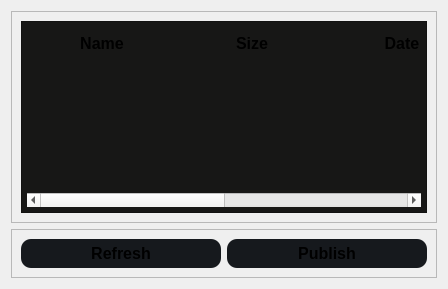
               <widget class="QWidget" name="repositoryPage">
                <layout class="QVBoxLayout" name="verticalLayout_18">
                 <item>
                  <widget class="QFrame" name="frame_18">
                   <property name="frameShape">
                    <enum>QFrame::StyledPanel</enum>
                   </property>
                   <property name="frameShadow">
                    <enum>QFrame::Raised</enum>
                   </property>
                   <layout class="QHBoxLayout" name="horizontalLayout_15">
                    <item>
                     <widget class="QTableWidget" name="tableWidget">
                      <property name="styleSheet">
                       <string notr="true">QTableWidget{
	background-color: #171716;
	color: #f0f0f0;
	alternate-background-color: #606060;
	selection-background-color: #282828;
	padding: 5px;
}
QHeaderView::section {
    background-color:#171716;
    border: none;
    height: 32px;
}
QTableCornerButton::section {
    background-color:#171716;
    border: none;
    height: 32px;
}</string>
                      </property>
                      <property name="selectionBehavior">
                       <enum>QAbstractItemView::SelectRows</enum>
                      </property>
                      <attribute name="horizontalHeaderCascadingSectionResizes">
                       <bool>false</bool>
                      </attribute>
                      <attribute name="horizontalHeaderMinimumSectionSize">
                       <number>100</number>
                      </attribute>
                      <attribute name="horizontalHeaderDefaultSectionSize">
                       <number>150</number>
                      </attribute>
                      <attribute name="horizontalHeaderStretchLastSection">
                       <bool>true</bool>
                      </attribute>
                      <attribute name="verticalHeaderDefaultSectionSize">
                       <number>30</number>
                      </attribute>
                      <column>
                       <property name="text">
                        <string>Name</string>
                       </property>
                       <property name="font">
                        <font>
                         <family>MS Shell Dlg 2</family>
                         <pointsize>12</pointsize>
                         <weight>75</weight>
                         <bold>true</bold>
                        </font>
                       </property>
                       <property name="textAlignment">
                        <set>AlignCenter</set>
                       </property>
                      </column>
                      <column>
                       <property name="text">
                        <string>Size</string>
                       </property>
                       <property name="font">
                        <font>
                         <pointsize>12</pointsize>
                         <weight>75</weight>
                         <bold>true</bold>
                        </font>
                       </property>
                       <property name="textAlignment">
                        <set>AlignCenter</set>
                       </property>
                      </column>
                      <column>
                       <property name="text">
                        <string>Date</string>
                       </property>
                       <property name="font">
                        <font>
                         <pointsize>12</pointsize>
                         <weight>75</weight>
                         <bold>true</bold>
                        </font>
                       </property>
                       <property name="textAlignment">
                        <set>AlignCenter</set>
                       </property>
                      </column>
                      <column>
                       <property name="text">
                        <string>Description</string>
                       </property>
                       <property name="font">
                        <font>
                         <pointsize>12</pointsize>
                         <weight>75</weight>
                         <bold>true</bold>
                        </font>
                       </property>
                       <property name="textAlignment">
                        <set>AlignCenter</set>
                       </property>
                      </column>
                     </widget>
                    </item>
                   </layout>
                  </widget>
                 </item>
                 <item alignment="Qt::AlignRight">
                  <widget class="QFrame" name="frame_17">
                   <property name="frameShape">
                    <enum>QFrame::StyledPanel</enum>
                   </property>
                   <property name="frameShadow">
                    <enum>QFrame::Raised</enum>
                   </property>
                   <layout class="QHBoxLayout" name="horizontalLayout_16">
                    <item>
                     <widget class="QPushButton" name="refreshBtn">
                      <property name="minimumSize">
                       <size>
                        <width>200</width>
                        <height>0</height>
                       </size>
                      </property>
                      <property name="font">
                       <font>
                        <pointsize>12</pointsize>
                        <weight>75</weight>
                        <bold>true</bold>
                       </font>
                      </property>
                      <property name="styleSheet">
                       <string notr="true">QPushButton{
	padding: 5px;
	background-color: #16191d;
	border-radius: 10px
	
}</string>
                      </property>
                      <property name="text">
                       <string>Refresh</string>
                      </property>
                     </widget>
                    </item>
                    <item alignment="Qt::AlignRight">
                     <widget class="QPushButton" name="publishBtn">
                      <property name="minimumSize">
                       <size>
                        <width>200</width>
                        <height>0</height>
                       </size>
                      </property>
                      <property name="font">
                       <font>
                        <pointsize>12</pointsize>
                        <weight>75</weight>
                        <bold>true</bold>
                       </font>
                      </property>
                      <property name="styleSheet">
                       <string notr="true">QPushButton{
	padding: 5px;
	background-color: #16191d;
	border-radius: 10px
	
}</string>
                      </property>
                      <property name="text">
                       <string>Publish</string>
                      </property>
                     </widget>
                    </item>
                   </layout>
                  </widget>
                 </item>
                </layout>
               </widget>
